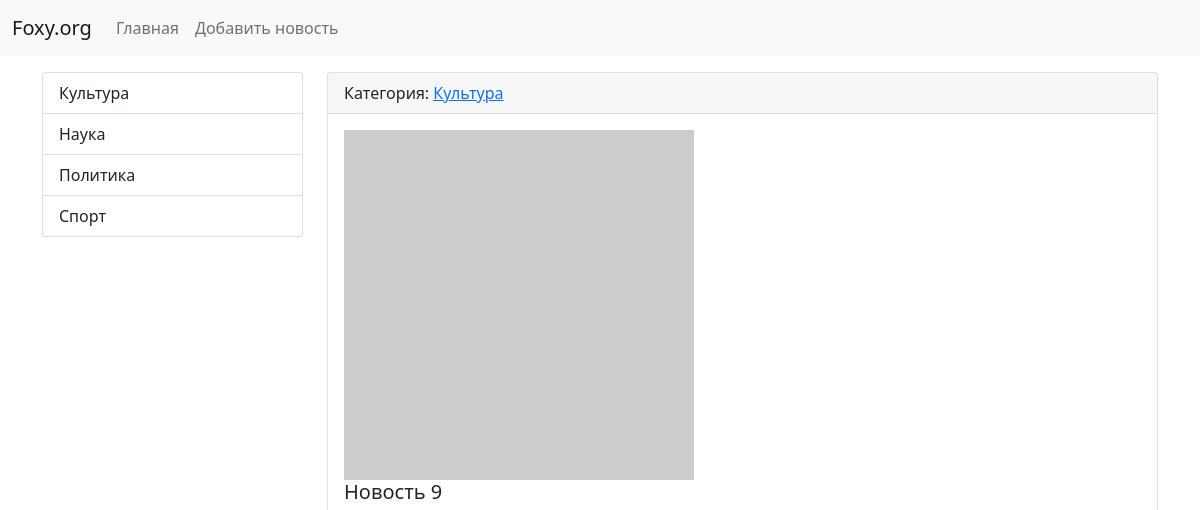
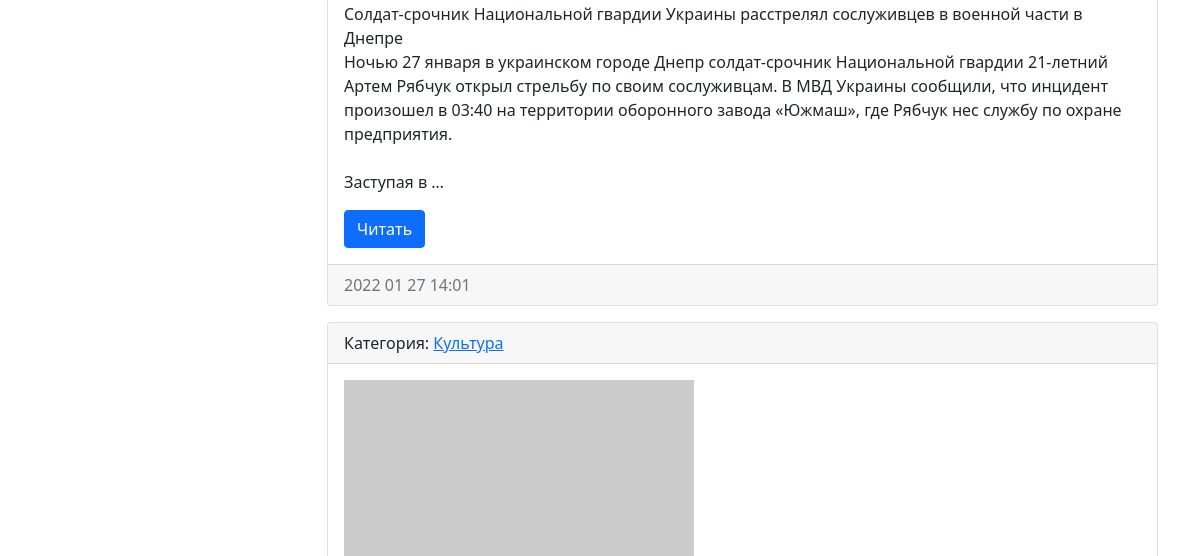
/ (upper part), run on an earlier commit of the app's database (2 pictures, top to bottom).
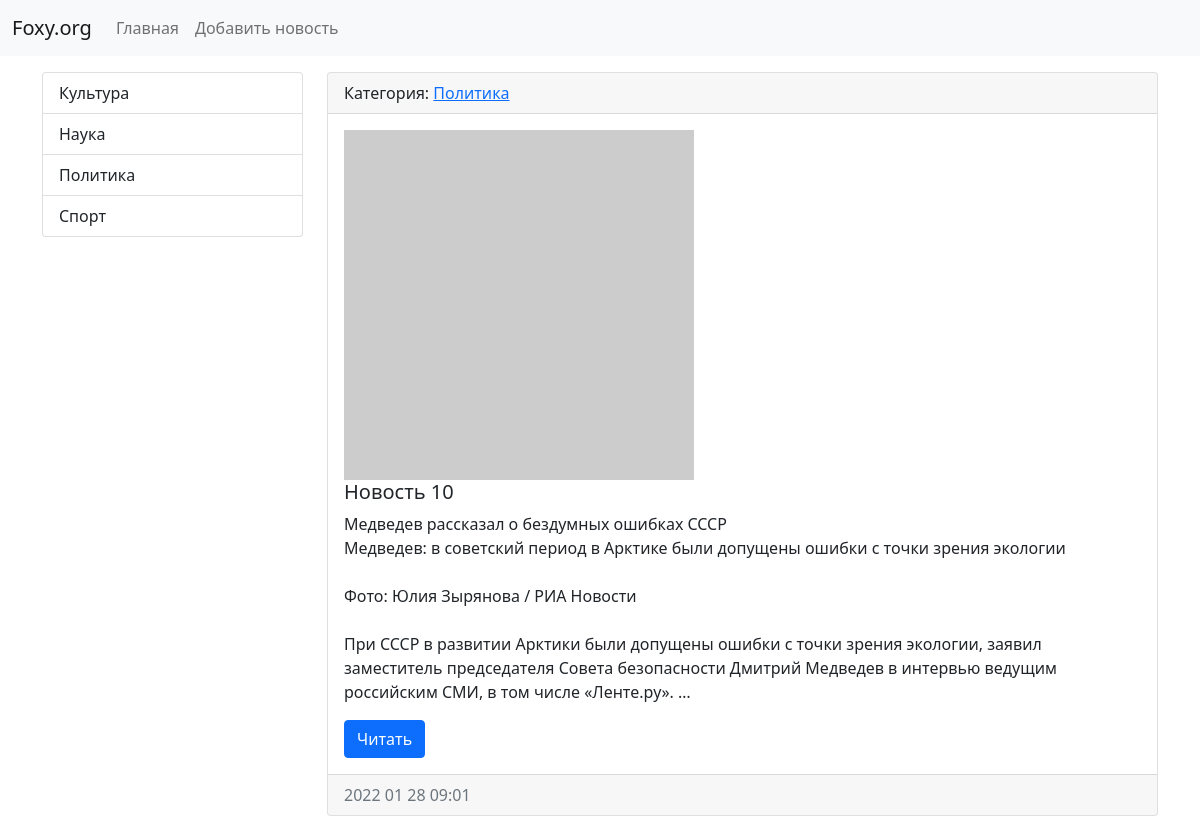
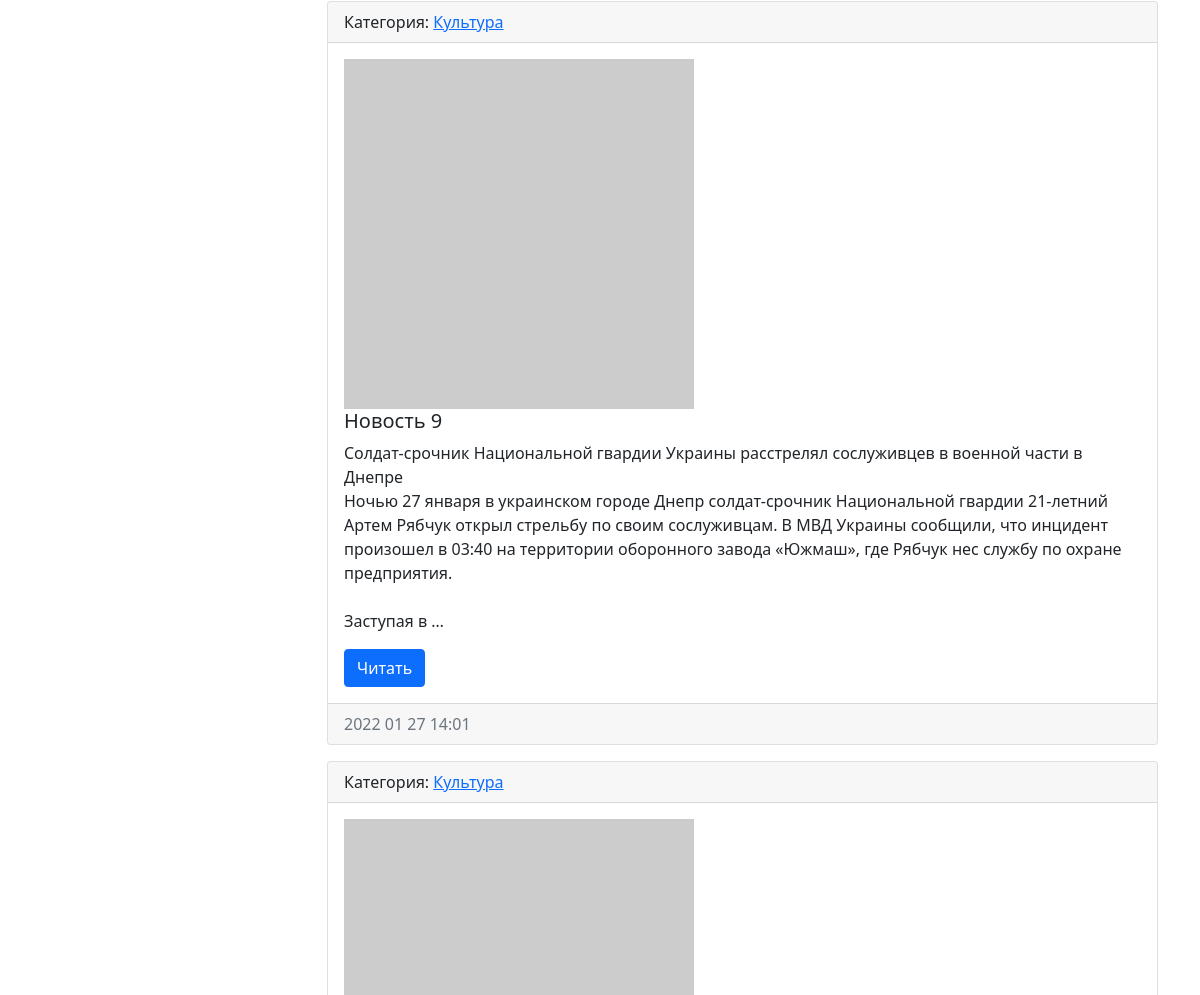
And on a later commit of the database (2 pictures, top to bottom).
### news/models.py (models this page shows, shortened)
class Category(models.Model):
    title = models.CharField(max_length=150, db_index=True, verbose_name='Наименование категории')
    def get_absolute_url(self):
        return reverse('category', kwargs={'category_id': self.pk})
    def __str__(self):
        return self.title
    class Meta:
        verbose_name = 'Категория'
        verbose_name_plural = 'Категории'
        ordering = ['title']

class News(models.Model):
    title = models.CharField(max_length=150, verbose_name='Заголовок')
    content = models.TextField(blank=True, verbose_name='Текст')
    created_at = models.DateTimeField(auto_now_add=True, verbose_name='Создано')
    updated_at = models.DateTimeField(auto_now=True, verbose_name='Обновлено')
    photo = models.ImageField(upload_to='photos/%Y/%m/%d/', verbose_name='Изображение', blank=True)
    is_published = models.BooleanField(default=True, verbose_name='Опубликовано')
    category = models.ForeignKey('Category', on_delete=models.PROTECT, null=True, verbose_name='Категория')
    views = models.IntegerField(default=0)
    def get_absolute_url(self):
        return reverse('view_news', kwargs={'pk': self.pk})
    class Meta:
        verbose_name = 'Новость'
        verbose_name_plural = 'Новости'
        ordering = ['-created_at']

### news/views.py (the view)
# urls.py: path('', HomeNews.as_view(), name='home'),
class HomeNews(ListView):
    model = News
    context_object_name = 'news'
    extra_context = {'title': 'Главная'}
    def get_context_data(self, *, object_list=None, **kwargs):
        context = super(HomeNews, self).get_context_data(**kwargs)
        context['title'] = 'Главная страница'
        return context
    def get_queryset(self):
        return News.objects.filter(is_published=True)

### news/templatetags/news_tags.py (called while the page is built)
@register.inclusion_tag('news/list_categories.html')
def show_categories():
    categories = Category.objects.all()
    return {'categories': categories}

### news/templates/news/news_list.html (shortened to what this page needs)
{% extends 'base.html' %}
{% block sidebar %}
{% include 'inc/_sidebar.html' %}
{% endblock %}
{% block content %}
    {% for item in object_list %}
    <div class="card mb-3">
        <div class="card-header">
            Категория: <a href="{{ item.category.get_absolute_url }}">{{ item.category }}</a>
        </div>
        <div class="card-body">
            <div class="media">
                {% if item.photo %}
                <img src="{{ item.photo.url }}" width="350" class="mr-3">
                {% else %}
                <img src="https://picsum.photos/350/">
                {% endif %}
                <div class="media-body">
                    <h5 class="card-title">{{ item.title }}</h5>
                    <p class="card-text">{{ item.content|linebreaksbr|truncatewords:50 }}</p>
                    <a href="{{ item.get_absolute_url }}" class="btn btn-primary">Читать</a>
                </div>
            </div>
        </div>
        <div class="card-footer text-muted">
            {{ item.created_at|date:'Y m d H:m' }}
        </div>
    </div>
    {% endfor %}
{% endblock %}

### news/templates/news/list_categories.html
    <div class="list-group">
        {% for item in categories %}
        <a href="{{ item.get_absolute_url }}" class="list-group-item list-group-item-action">
            {{ item.title }}
        </a>
        {% endfor %}
    </div>

What changed in the data, as far as the page shows it:
added News: category "Политика", title "Новость 10", content "Медведев рассказал о бездумных ошибках СССР Медведев: в советский период в Арктике были допущены ошибки с точки зрения экологии Фото: Юлия Зырянова / РИА Новости При СССР в развитии Арктики были допущены ошибки с точки зрения экологии, заявил заместитель председателя Совета безопасности Дмитрий Медведев в интервью ведущим российским СМИ, в том числе «Ленте.ру». …", created_at "2022 01 28 09:01"
